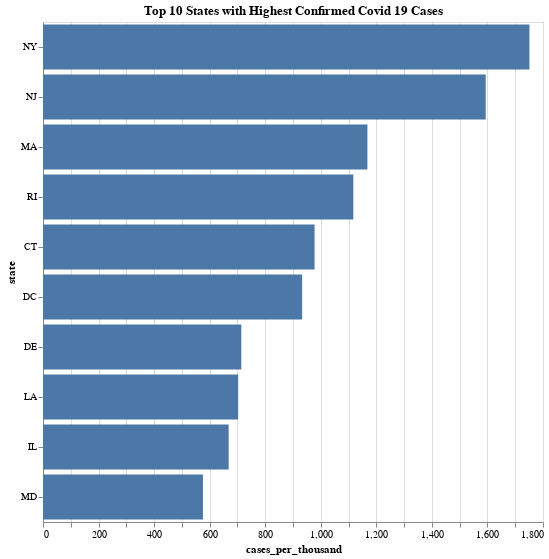

Notebook source saved alongside this figure:
### Code cell
bars = alt.Chart(top_case_states).mark_bar().encode(
    x="cases_per_thousand:Q" ,
    y=alt.Y('state:N', sort='-x'), 

    tooltip=['positive',"cases_per_thousand:Q","state"],
).properties(
      title = "Top 10 States with Highest Confirmed Covid 19 Cases",
        width= 500,
        height=500
).interactive()
bars

### Figure 1 — Vega-Lite specification as saved in the notebook (floating-point values rounded to 4 significant figures)
{"config": {"view": {"continuousWidth": 400, "continuousHeight": 300}}, "data": {"name": "data-7c4e9b11156838366e1ca2eb70ec6bbe"}, "mark": "bar", "encoding": {"tooltip": [{"type": "quantitative", "field": "positive"}, {"type": "quantitative", "field": "cases_per_thousand"}, {"type": "nominal", "field": "state"}], "x": {"type": "quantitative", "field": "cases_per_thousand"}, "y": {"type": "nominal", "field": "state", "sort": "-x"}}, "height": 500, "selection": {"selector021": {"type": "interval", "bind": "scales", "encodings": ["x", "y"]}}, "title": "Top 10 States with Highest Confirmed Covid 19 Cases", "width": 500, "$schema": "https://vega.github.io/schema/vega-lite/v4.8.1.json", "datasets": {"data-7c4e9b11156838366e1ca2eb70ec6bbe": [{"state": "NY", "cases_per_thousand": 1751.0, "state_name": "New York", "positive": 340700.0}, {"state": "NJ", "cases_per_thousand": 1594.0, "state_name": "New Jersey", "positive": 141600.0}, {"state": "MA", "cases_per_thousand": 1168.0, "state_name": "Massachusetts", "positive": 80500.0}, {"state": "RI", "cases_per_thousand": 1117.0, "state_name": "Rhode Island", "positive": 11840.0}, {"state": "CT", "cases_per_thousand": 977.6, "state_name": "Connecticut", "positive": 34860.0}, {"state": "DC", "cases_per_thousand": 932.9, "state_name": "District of Columbia", "positive": 6584.0}, {"state": "DE", "cases_per_thousand": 713.9, "state_name": "Delaware", "positive": 6952.0}, {"state": "LA", "cases_per_thousand": 702.6, "state_name": "Louisiana", "positive": 32660.0}, {"state": "IL", "cases_per_thousand": 668.4, "state_name": "Illinois", "positive": 84700.0}, {"state": "MD", "cases_per_thousand": 575.8, "state_name": "Maryland", "positive": 34810.0}]}}
